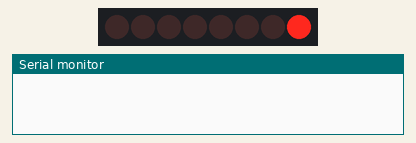
Recording of a sketch running on a simulated Arduino Uno, built with avr-gcc and run on an emulated ATmega328P. Parts: 8 shift-register outputs drawn as a row of LEDs (first output left, lit = HIGH), the last lines printed to the serial monitor. Wiring (inferred from the names in the program): shift register (74HC595): data pin 12; shift clock pin 9; latch pin 11. Wiring (inferred from the signals the program sends): row of LEDs: on Q0, Q1, Q2, Q3, Q4, Q5, Q6, Q7.

Above: at 0.2 s.
At 1.2 s:
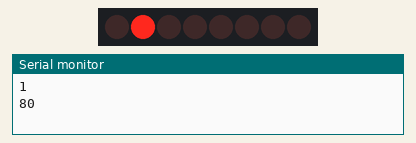
At 1.7 s:
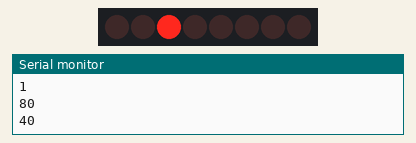
At 2.2 s:
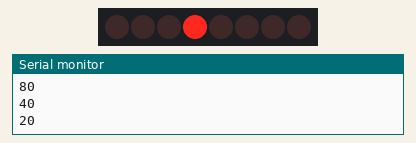
At 3.2 s:
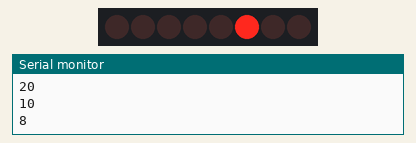
At 4.7 s:
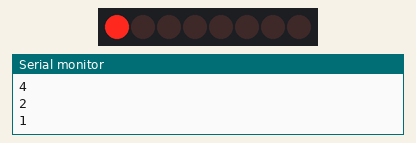
Timing chart, 0 to 5.2 s (numbered marks = the images above):
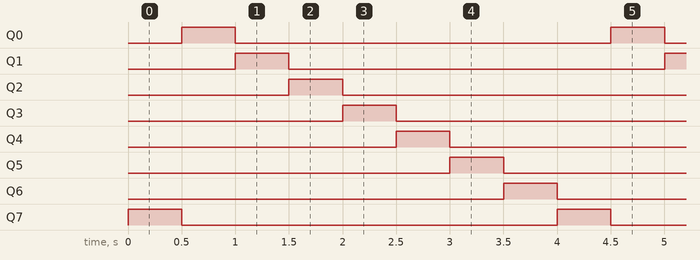

The sketch:

Tutorial_45_Circular_Left_and_Right_Shift.ino
```cpp
// Shift register 74HC595 - circular shift left & circular shift right

int latch_pin = 11;
int data_pin = 12;
int clock_pin = 9;

byte leds = 0x01;

int dt = 500;

void setup() {
  // put your setup code here, to run once:

  Serial.begin(9600);

  pinMode(latch_pin, OUTPUT);
  pinMode(data_pin, OUTPUT);
  pinMode(clock_pin, OUTPUT);

}

void loop() {
  // put your main code here, to run repeatedly:

  digitalWrite(latch_pin, LOW); //incoming data;
  shiftOut(data_pin, clock_pin, LSBFIRST, leds);
  digitalWrite(latch_pin, HIGH);

  delay(dt);
  Serial.println(leds, HEX);

  //circular shift left with two's complement
  // if (leds is negative -> MSB = 1) else -> MSB = 0
  // left shift -> leds * 2
  // leds + MSB

  //circular shift left
  //leds = (leds/128) + (leds * 2);

  //circular shift right
  leds = (leds * 128) + (leds/2);

}
```

Measured:
- by itself, Q0–7: alternates HIGH for 0.50 s and LOW for 3.5 s
- by itself, everything shown: repeats every 4.0 s, in 8 steps
